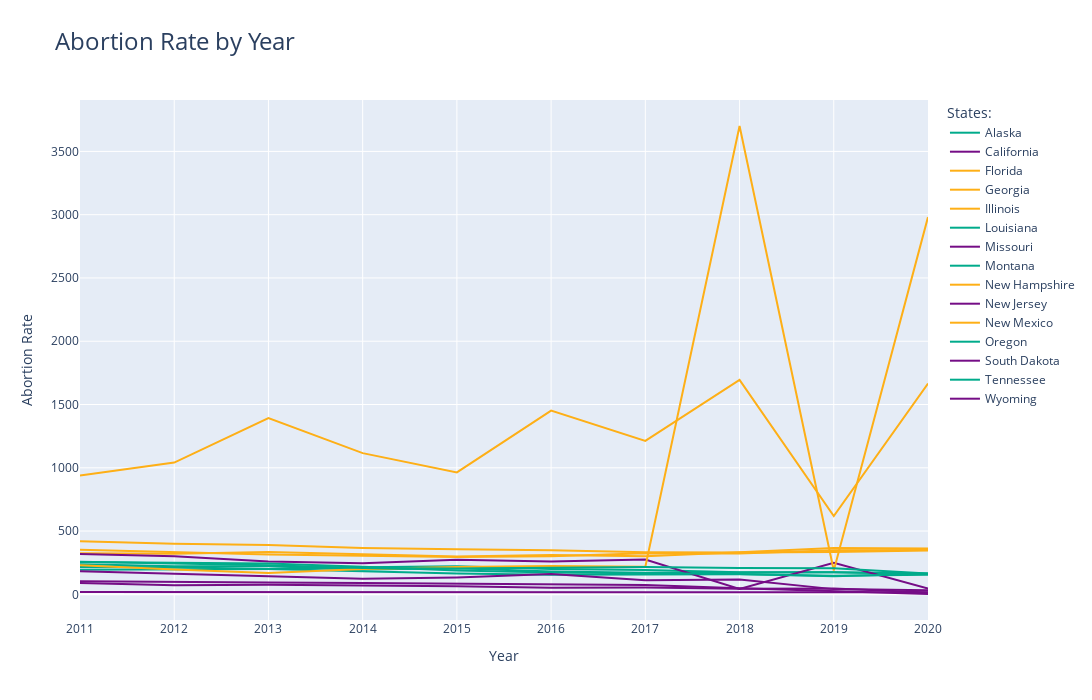

The code cell stored with this chart in its notebook:
### Markdown cell above
<h4> Life Expectancy Gender Gap </h4>

* Life Expectancy of male over that of female
* In general, the trends across 15 states experience ocsilation at some extent. Furthermore, all 15 states share a decrease from 2019 to 2020. We also see some overlap between upper 10% states, the middle 10% states, and bottom 10% states

### Code cell
import_feat = ['state_legislature','mngmt_job_wage_gap','rape_rate','life_exp_m_f','abortion_rate']

# Calculate the rank percentage for each state in 2011
df['pct_rank'] = df[df['year'] == 2020]['abortion_rate'].rank(pct=True)

# Divide states into three groups based on rank percentage
df['group'] = pd.cut(df['pct_rank'], bins=[0, 0.1, 0.45, 0.55, 0.9, 1.0], labels=[r'前10%', r'10%-45%', r'45%-55%', r'55%-90%', r'后10%'])

# Process each state's data individually and store it in a dictionary
states_data = {}
for state, data in df.groupby('state'):
    # Sort the data by year
    data = data.sort_values('year')
    # Construct Plotly's Trace object
    trace = go.Scatter(
        x=data['year'],
        y=data['abortion_rate'],
        name=state,
        line=dict(width=2),
        mode='lines',
        text=data['abortion_rate'],
        hovertemplate='<b>%{text:.2f}%</b><brstate: %{name}<br>year: %{x}'
    )
    # Assign the corresponding color according to which group the state belongs to
    if r'前10%' in data['group'].unique():
        
        trace.update(line=dict(color='#750D86'))
        states_data[state] = trace

    elif r'后10%' in data['group'].unique():
        trace.update(line=dict(color='#FEAF16'))
        states_data[state] = trace

    elif r'45%-55%' in data['group'].unique():
        trace.update(line=dict(color='#00AB8B'))
        states_data[state] = trace

    # Store a Trace object for each state

# Construct Plotly's Figure object
fig = go.Figure(list(states_data.values()))

# Add a chart title and axis labels
fig.update_layout(title='Abortion Rate by Year',
                  title_font_size=24,
                  legend_title='States:',
                xaxis_title='Year',
                yaxis_title='Abortion Rate',
                width=1200,
                height=700)

# show chart
fig.show()

### Figure 1 — Plotly figure (JSON) as saved in the notebook; plotly's stock layout.template omitted (floating-point values rounded to 4 significant figures)
{"data": [{"hovertemplate": "<b>%{text:.2f}%</b><brstate: %{name}<br>year: %{x}", "line": {"color": "#00AB8B", "width": 2}, "mode": "lines", "name": "Alaska", "text": [237.5, 222.7, 221.4, 196.9, 205.8, 179.9, 170.3, 174.5, 173.6, 164.5], "type": "scatter", "x": [2011, 2012, 2013, 2014, 2015, 2016, 2017, 2018, 2019, 2020], "y": [237.5, 222.7, 221.4, 196.9, 205.8, 179.9, 170.3, 174.5, 173.6, 164.5]}, {"hovertemplate": "<b>%{text:.2f}%</b><brstate: %{name}<br>year: %{x}", "line": {"color": "#750D86", "width": 2}, "mode": "lines", "name": "California", "text": [17.81, 18.54, 17.64, 17.37, 15.01, 15.65, 17.12, 16.85, 18.7, 16.07], "type": "scatter", "x": [2011, 2012, 2013, 2014, 2015, 2016, 2017, 2018, 2019, 2020], "y": [17.81, 18.54, 17.64, 17.37, 15.01, 15.65, 17.12, 16.85, 18.7, 16.07]}, {"hovertemplate": "<b>%{text:.2f}%</b><brstate: %{name}<br>year: %{x}", "line": {"color": "#FEAF16", "width": 2}, "mode": "lines", "name": "Florida", "text": [419.4, 399.9, 389.6, 366.5, 356.8, 349.4, 332.8, 330.6, 334.8, 346.8], "type": "scatter", "x": [2011, 2012, 2013, 2014, 2015, 2016, 2017, 2018, 2019, 2020], "y": [419.4, 399.9, 389.6, 366.5, 356.8, 349.4, 332.8, 330.6, 334.8, 346.8]}, {"hovertemplate": "<b>%{text:.2f}%</b><brstate: %{name}<br>year: %{x}", "line": {"color": "#FEAF16", "width": 2}, "mode": "lines", "name": "Georgia", "text": [352.8, 331.0, 314.6, 304.7, 294.9, 301.0, 324.8, 322.7, 347.6, 349.8], "type": "scatter", "x": [2011, 2012, 2013, 2014, 2015, 2016, 2017, 2018, 2019, 2020], "y": [352.8, 331.0, 314.6, 304.7, 294.9, 301.0, 324.8, 322.7, 347.6, 349.8]}, {"hovertemplate": "<b>%{text:.2f}%</b><brstate: %{name}<br>year: %{x}", "line": {"color": "#FEAF16", "width": 2}, "mode": "lines", "name": "Illinois", "text": [325.3, 320.8, 335.0, 316.3, 299.2, 310.9, 300.4, 333.6, 367.1, 361.7], "type": "scatter", "x": [2011, 2012, 2013, 2014, 2015, 2016, 2017, 2018, 2019, 2020], "y": [325.3, 320.8, 335.0, 316.3, 299.2, 310.9, 300.4, 333.6, 367.1, 361.7]}, {"hovertemplate": "<b>%{text:.2f}%</b><brstate: %{name}<br>year: %{x}", "line": {"color": "#00AB8B", "width": 2}, "mode": "lines", "name": "Louisiana", "text": [193.9, 194.6, 199.5, 214.8, 221.3, 200.1, 192.1, 173.8, 175.2, 160.7], "type": "scatter", "x": [2011, 2012, 2013, 2014, 2015, 2016, 2017, 2018, 2019, 2020], "y": [193.9, 194.6, 199.5, 214.8, 221.3, 200.1, 192.1, 173.8, 175.2, 160.7]}, {"hovertemplate": "<b>%{text:.2f}%</b><brstate: %{name}<br>year: %{x}", "line": {"color": "#750D86", "width": 2}, "mode": "lines", "name": "Missouri", "text": [102.5, 95.81, 93.1, 89.43, 83.34, 78.28, 74.7, 47.54, 23.97, 2.714], "type": "scatter", "x": [2011, 2012, 2013, 2014, 2015, 2016, 2017, 2018, 2019, 2020], "y": [102.5, 95.81, 93.1, 89.43, 83.34, 78.28, 74.7, 47.54, 23.97, 2.714]}, {"hovertemplate": "<b>%{text:.2f}%</b><brstate: %{name}<br>year: %{x}", "line": {"color": "#00AB8B", "width": 2}, "mode": "lines", "name": "Montana", "text": [216.6, 213.9, 200.4, 180.3, 164.0, 154.8, 153.7, 157.8, 146.7, 154.1], "type": "scatter", "x": [2011, 2012, 2013, 2014, 2015, 2016, 2017, 2018, 2019, 2020], "y": [216.6, 213.9, 200.4, 180.3, 164.0, 154.8, 153.7, 157.8, 146.7, 154.1]}, {"hovertemplate": "<b>%{text:.2f}%</b><brstate: %{name}<br>year: %{x}", "line": {"color": "#FEAF16", "width": 2}, "mode": "lines", "name": "New Hampshire", "text": [938.0, 1041.0, 1393.0, 1116.0, 963.3, 1452.0, 1213.0, 1695.0, 618.8, 1666.0], "type": "scatter", "x": [2011, 2012, 2013, 2014, 2015, 2016, 2017, 2018, 2019, 2020], "y": [938.0, 1041.0, 1393.0, 1116.0, 963.3, 1452.0, 1213.0, 1695.0, 618.8, 1666.0]}, {"hovertemplate": "<b>%{text:.2f}%</b><brstate: %{name}<br>year: %{x}", "line": {"color": "#750D86", "width": 2}, "mode": "lines", "name": "New Jersey", "text": [319.6, 300.3, 259.2, 245.0, 272.7, 259.2, 275.4, 43.29, 249.7, 46.3], "type": "scatter", "x": [2011, 2012, 2013, 2014, 2015, 2016, 2017, 2018, 2019, 2020], "y": [319.6, 300.3, 259.2, 245.0, 272.7, 259.2, 275.4, 43.29, 249.7, 46.3]}, {"hovertemplate": "<b>%{text:.2f}%</b><brstate: %{name}<br>year: %{x}", "line": {"color": "#FEAF16", "width": 2}, "mode": "lines", "name": "New Mexico", "text": [229.7, 195.6, 168.1, 200.9, 215.4, 223.2, 218.6, 3701.0, 188.0, 2981.0], "type": "scatter", "x": [2011, 2012, 2013, 2014, 2015, 2016, 2017, 2018, 2019, 2020], "y": [229.7, 195.6, 168.1, 200.9, 215.4, 223.2, 218.6, 3701.0, 188.0, 2981.0]}, {"hovertemplate": "<b>%{text:.2f}%</b><brstate: %{name}<br>year: %{x}", "line": {"color": "#00AB8B", "width": 2}, "mode": "lines", "name": "Oregon", "text": [258.0, 245.4, 229.9, 209.1, 205.0, 210.5, 215.8, 208.9, 206.0, 164.7], "type": "scatter", "x": [2011, 2012, 2013, 2014, 2015, 2016, 2017, 2018, 2019, 2020], "y": [258.0, 245.4, 229.9, 209.1, 205.0, 210.5, 215.8, 208.9, 206.0, 164.7]}, {"hovertemplate": "<b>%{text:.2f}%</b><brstate: %{name}<br>year: %{x}", "line": {"color": "#750D86", "width": 2}, "mode": "lines", "name": "South Dakota", "text": [89.49, 71.62, 75.27, 70.78, 64.52, 51.45, 54.08, 43.47, 46.8, 14.08], "type": "scatter", "x": [2011, 2012, 2013, 2014, 2015, 2016, 2017, 2018, 2019, 2020], "y": [89.49, 71.62, 75.27, 70.78, 64.52, 51.45, 54.08, 43.47, 46.8, 14.08]}, {"hovertemplate": "<b>%{text:.2f}%</b><brstate: %{name}<br>year: %{x}", "line": {"color": "#00AB8B", "width": 2}, "mode": "lines", "name": "Tennessee", "text": [255.9, 249.7, 244.2, 217.3, 187.7, 171.7, 167.5, 160.7, 142.3, 162.3], "type": "scatter", "x": [2011, 2012, 2013, 2014, 2015, 2016, 2017, 2018, 2019, 2020], "y": [255.9, 249.7, 244.2, 217.3, 187.7, 171.7, 167.5, 160.7, 142.3, 162.3]}, {"hovertemplate": "<b>%{text:.2f}%</b><brstate: %{name}<br>year: %{x}", "line": {"color": "#750D86", "width": 2}, "mode": "lines", "name": "Wyoming", "text": [182.3, 162.1, 141.4, 122.4, 133.7, 159.9, 110.4, 117.4, 41.3, 32.38], "type": "scatter", "x": [2011, 2012, 2013, 2014, 2015, 2016, 2017, 2018, 2019, 2020], "y": [182.3, 162.1, 141.4, 122.4, 133.7, 159.9, 110.4, 117.4, 41.3, 32.38]}], "layout": {"height": 700, "legend": {"title": {"text": "States:"}}, "title": {"font": {"size": 24}, "text": "Abortion Rate by Year"}, "width": 1200, "xaxis": {"title": {"text": "Year"}}, "yaxis": {"title": {"text": "Abortion Rate"}}}}
